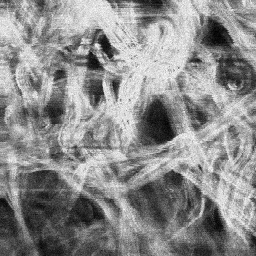
#> input picture bin_data/collagen.png, 256 x 256 px
$ jupyter execute mm_morphology.ipynb
#> lines starting #> are read from the running program, lines starting #| are printed output that depends on the picture
### №1 Section for importing main libraries and defining main function

[cell 1]
import os
import numpy as np
import matplotlib.pyplot as plt
import statistics
from PIL import Image
from skimage.morphology import erosion, dilation, opening, closing, white_tophat
from skimage.morphology import disk, skeletonize

def plot2figs(image1, image2, title):
    plt.subplot(1,2,1)
    plt.axis('off')
    plt.imshow(image1, cmap=plt.cm.gray)
    plt.title('Original image')
    plt.subplot(1,2,2)
    plt.axis('off')
    plt.imshow(image2, cmap=plt.cm.gray)
    plt.title(title)
    plt.show()

### №2 Section for loading image

[cell 2]
image = np.asarray(Image.open(os.path.join('../bin_data', 'collagen.png')))
#> image is the input picture: shape (256, 256); min 0, max 255, mean 139.3
print('   Original image')
plt.imshow(image, cmap=plt.cm.gray)
plt.show()

### №3 Section for morphology visualization

[cell 3]
selem = disk(3)
eroded = erosion(image, selem)
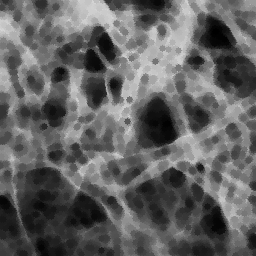
#> eroded: shape (256, 256); min 0, max 214, mean 97.6
plot2figs(image, eroded, 'eroded image')
#> in plot2figs, `plt.show()`:
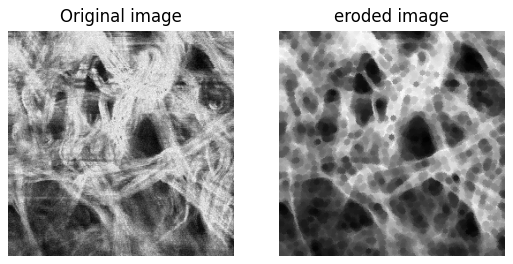
#> figure drawn by matplotlib, 2 panels
dilated = dilation(image, selem)
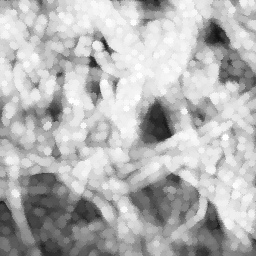
#> dilated: shape (256, 256); min 19, max 255, mean 181
plot2figs(image, dilated, 'rescaled image')
#> call 2 of plot2figs, with title = 'rescaled image'
#> in plot2figs (call 2), `plt.show()`:
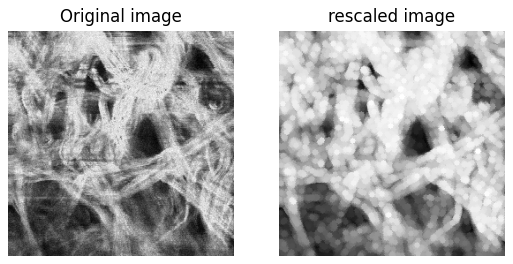
#> figure drawn by matplotlib, 2 panels
opened = opening(image, selem)
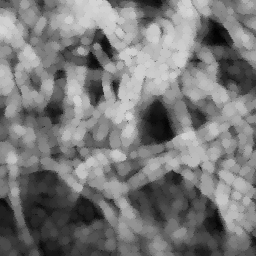
#> opened: shape (256, 256); min 0, max 214, mean 121.3
plot2figs(image, opened, 'rescaled image')
skeletonized = skeletonize(opened > 128)
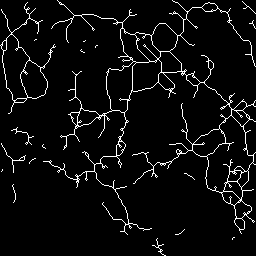
#> skeletonized: shape (256, 256) bool; 5% white in thin lines or dots
plot2figs(image, skeletonized, 'skeletonized image')
closed = closing(image, selem)
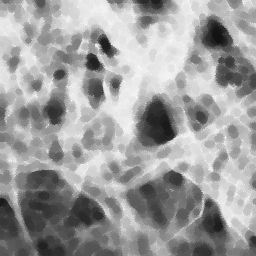
#> closed: shape (256, 256); min 19, max 255, mean 157.2
plot2figs(image, closed, 'closed image')
wt = white_tophat(image, selem)
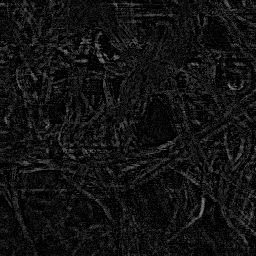
#> wt: shape (256, 256); min 0, max 141, mean 18
plot2figs(image, wt, 'white tophat image')
